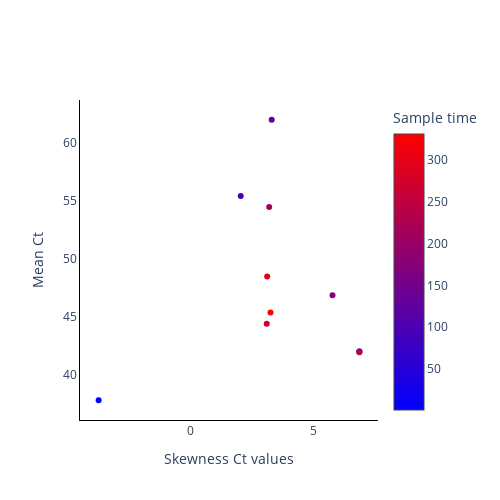

Write notebook code for a chart like this one.
### Code cell
fig = go.Figure()

fig.add_trace(
    go.Scatter(
        y=np.mean(vr_values[0, :, :], axis=1).tolist(),
        x=skews,
        mode='markers',
        name='Mean Ct',
        marker_color=sample_points,
        marker_colorscale='BlueRed',
        marker_colorbar_title=dict(
            text='Sample time',
            side='top'),
        marker_showscale=True,
        showlegend=False,
    )
)

# Add axis labels
fig.update_layout(
    width=500, 
    height=500,
    plot_bgcolor='white',
    xaxis=dict(
        linecolor='black',
        title = 'Skewness Ct values'
        ),
    yaxis=dict(
        linecolor='black',
        title = 'Mean Ct'),
    #legend=dict(
    #    orientation="h",
    #    yanchor="bottom",
    #    y=1.02,
    #    xanchor="right",
    #    x=1
    #)
    )

fig.write_image('images/Mean_vs_Skewness-HPV.pdf')
fig.show()

### Figure 1 — Plotly figure (JSON) as saved in the notebook; plotly's stock layout.template omitted (floating-point values rounded to 4 significant figures)
{"data": [{"marker": {"color": [1, 31, 61, 91, 121, 151, 181, 211, 241, 271, 301, 331], "colorbar": {"title": {"side": "top", "text": "Sample time"}}, "colorscale": [[0, "rgb(0,0,255)"], [1, "rgb(255,0,0)"]], "showscale": true}, "mode": "markers", "name": "Mean Ct", "showlegend": false, "type": "scatter", "x": [-3.736, NaN, 6.857, 2.037, 3.295, 6.857, 5.767, 3.193, 6.857, 3.093, 3.111, 3.246], "y": [37.81, 40, 41.99, 55.39, 61.95, 41.99, 46.85, 54.43, 41.93, 44.38, 48.45, 45.35]}], "layout": {"height": 500, "plot_bgcolor": "white", "width": 500, "xaxis": {"linecolor": "black", "title": {"text": "Skewness Ct values"}}, "yaxis": {"linecolor": "black", "title": {"text": "Mean Ct"}}}}
